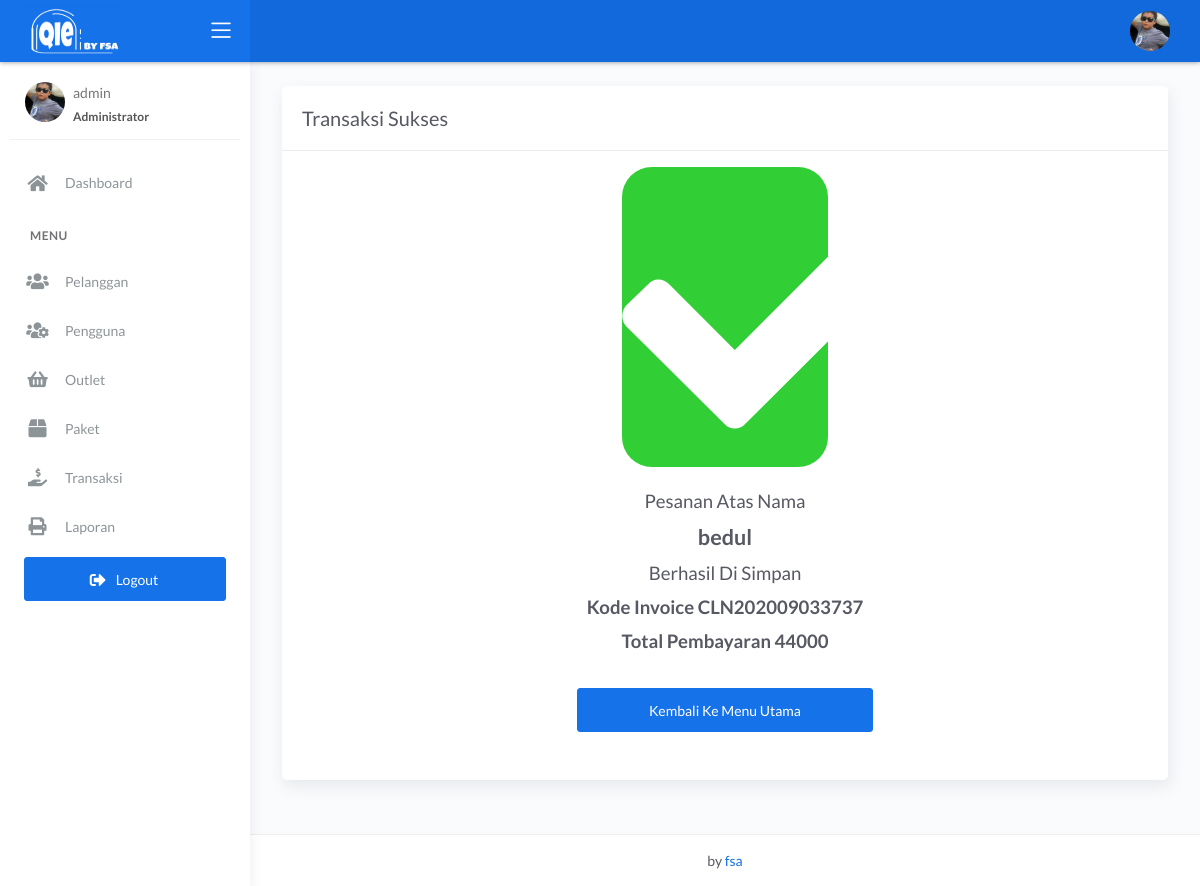
Screenshot of /admin/transaksi_sukses.php?id=36 (signed in) with the database file from the repository.
### tables this page shows
CREATE TABLE `transaksi` (
  `id_transaksi` int(11) NOT NULL,
  `outlet_id` int(11) DEFAULT NULL,
  `kode_invoice` varchar(228) DEFAULT NULL,
  `id_pelanggan` int(11) DEFAULT NULL,
  `tgl` datetime DEFAULT NULL,
  `batas_waktu` datetime DEFAULT NULL,
  `tgl_pembayaran` datetime DEFAULT NULL,
  `biaya_tambahan` int(11) DEFAULT NULL,
  `diskon` double DEFAULT NULL,
  `pajak` int(11) DEFAULT NULL,
  `status` enum('baru','proses','selesai','diambil') DEFAULT NULL,
  `status_bayar` enum('dibayar','belum') DEFAULT NULL,
  `id_user` int(11) DEFAULT NULL
);

CREATE TABLE `pelanggan` (
  `id_pelanggan` int(11) NOT NULL,
  `nama_pelanggan` varchar(228) NOT NULL,
  `alamat_pelanggan` text NOT NULL,
  `jenis_kelamin` enum('L','P') NOT NULL,
  `telp_pelanggan` varchar(15) NOT NULL,
  `no_ktp` varchar(30) NOT NULL
);

CREATE TABLE `detail_transaksi` (
  `id_detail` int(11) NOT NULL,
  `id_transaksi` int(11) NOT NULL,
  `id_paket` int(11) NOT NULL,
  `qty` double NOT NULL,
  `total_harga` double NOT NULL,
  `keterangan` text NOT NULL,
  `total_bayar` int(11) NOT NULL
);

### admin/transaksi_sukses.php (the view)
<?php
$title = 'Transaksi Sukses';
require 'koneksi.php';
require 'header.php';
$query = "SELECT transaksi.*, pelanggan.nama_pelanggan, detail_transaksi.total_harga FROM transaksi INNER JOIN pelanggan ON pelanggan.id_pelanggan = transaksi.id_pelanggan INNER JOIN detail_transaksi ON detail_transaksi.id_transaksi = transaksi.id_transaksi WHERE transaksi.id_transaksi = " . $_GET['id'];
$transaksi = mysqli_query($conn, $query);
$data = mysqli_fetch_assoc($transaksi);
?>
<div class="content">
    <div class="page-inner">
        <div class="row">
            <div class="col-md-12">
                <div class="card">
                    <div class="card-header">
                        <div class="card-title"><?= $title; ?></div>
                    </div>
                    <div class="row">
                        <div class="col-md-12 col-lg-12 col-sm-12 col-xs-12 mt-3">
                            <div class="white-box">
                                <div class="row">
                                    <div class="col-md-4"></div>
                                    <div class="col-md-4 text-center" style="padding-left: 50px;padding-right: 50px;">
                                        <div class="bg-success" style="font-size: 30px;border-radius: 30px">
                                            <i class="fa fa-check fa-10x text-white"></i>
                                        </div>
                                    </div>
                                    <div class="col-md-4"></div>
                                </div>
                                <div class="row">
                                    <div class="col-md-12 text-center mb-5">
                                        <br>
                                        <h3>Pesanan Atas Nama</h3>
                                        <h2><strong><?= $data['nama_pelanggan'] ?> </strong></h2>
                                        <h3>Berhasil Di Simpan</h3>
                                        <h3><strong>Kode Invoice <?= $data['kode_invoice'] ?></strong><br></h3>
                                        <h3><strong>Total Pembayaran <?= $data['total_harga'] ?></strong><br><br></h3>
                                        <a href="transaksi.php" class="btn btn-primary col-md-4 ml-auto mr-auto">Kembali Ke Menu Utama</a>
                                    </div>
                                </div>
                            </div>
                        </div>
                    </div>
                </div>
            </div>
        </div>
    </div>
</div>
<?php require 'footer.php'; ?>

### rows the page displays
transaksi: id_pelanggan.nama_pelanggan "bedul", kode_invoice "CLN202009033737", detail_transaksi.total_harga "44000"

### other values shown
$_SESSION['username'] "admin"
$title "Transaksi Sukses"
